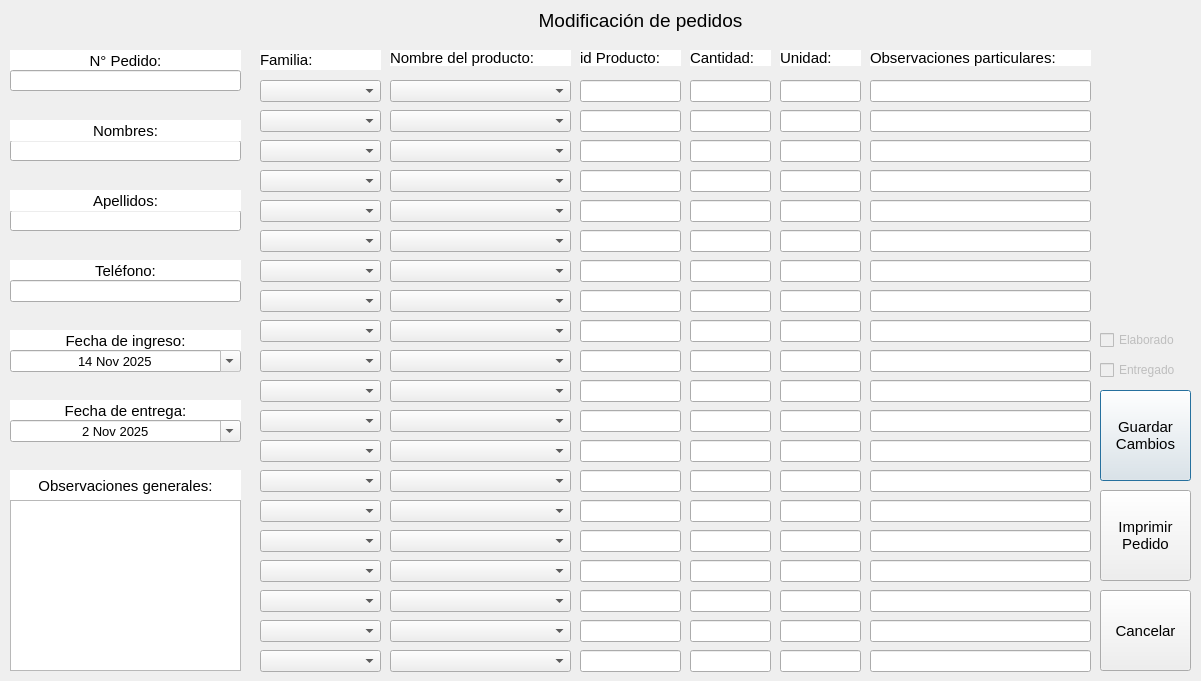
<?xml version="1.0" encoding="UTF-8"?>
<ui version="4.0">
 <class>Dialog</class>
 <widget class="QDialog" name="Dialog">
  <property name="geometry">
   <rect>
    <x>0</x>
    <y>0</y>
    <width>1201</width>
    <height>681</height>
   </rect>
  </property>
  <property name="windowTitle">
   <string>Carnicería - Modificación de pedidos</string>
  </property>
  <widget class="QLabel" name="label_6">
   <property name="geometry">
    <rect>
     <x>10</x>
     <y>330</y>
     <width>231</width>
     <height>22</height>
    </rect>
   </property>
   <property name="font">
    <font>
     <pointsize>11</pointsize>
    </font>
   </property>
   <property name="styleSheet">
    <string notr="true">background-color: #ffffff;</string>
   </property>
   <property name="text">
    <string>Fecha de ingreso:</string>
   </property>
   <property name="alignment">
    <set>Qt::AlignCenter</set>
   </property>
  </widget>
  <widget class="QLabel" name="label_2">
   <property name="geometry">
    <rect>
     <x>10</x>
     <y>50</y>
     <width>231</width>
     <height>21</height>
    </rect>
   </property>
   <property name="font">
    <font>
     <pointsize>11</pointsize>
    </font>
   </property>
   <property name="styleSheet">
    <string notr="true">background-color: #ffffff;</string>
   </property>
   <property name="text">
    <string>N° Pedido:</string>
   </property>
   <property name="alignment">
    <set>Qt::AlignCenter</set>
   </property>
  </widget>
  <widget class="QLabel" name="label_7">
   <property name="geometry">
    <rect>
     <x>10</x>
     <y>400</y>
     <width>231</width>
     <height>22</height>
    </rect>
   </property>
   <property name="font">
    <font>
     <pointsize>11</pointsize>
    </font>
   </property>
   <property name="styleSheet">
    <string notr="true">background-color: #ffffff;</string>
   </property>
   <property name="text">
    <string>Fecha de entrega:</string>
   </property>
   <property name="alignment">
    <set>Qt::AlignCenter</set>
   </property>
  </widget>
  <widget class="QLineEdit" name="txtNumPedido">
   <property name="geometry">
    <rect>
     <x>10</x>
     <y>70</y>
     <width>231</width>
     <height>21</height>
    </rect>
   </property>
   <property name="font">
    <font>
     <pointsize>10</pointsize>
    </font>
   </property>
   <property name="readOnly">
    <bool>true</bool>
   </property>
  </widget>
  <widget class="QLineEdit" name="txtNombreCliente">
   <property name="geometry">
    <rect>
     <x>10</x>
     <y>140</y>
     <width>231</width>
     <height>21</height>
    </rect>
   </property>
   <property name="font">
    <font>
     <pointsize>10</pointsize>
    </font>
   </property>
  </widget>
  <widget class="QLineEdit" name="txtApellidoCliente">
   <property name="geometry">
    <rect>
     <x>10</x>
     <y>210</y>
     <width>231</width>
     <height>21</height>
    </rect>
   </property>
   <property name="font">
    <font>
     <pointsize>10</pointsize>
    </font>
   </property>
  </widget>
  <widget class="QLabel" name="label_3">
   <property name="geometry">
    <rect>
     <x>10</x>
     <y>120</y>
     <width>231</width>
     <height>21</height>
    </rect>
   </property>
   <property name="font">
    <font>
     <pointsize>11</pointsize>
    </font>
   </property>
   <property name="styleSheet">
    <string notr="true">background-color: #ffffff;</string>
   </property>
   <property name="text">
    <string>Nombres:</string>
   </property>
   <property name="alignment">
    <set>Qt::AlignCenter</set>
   </property>
  </widget>
  <widget class="QLabel" name="label_5">
   <property name="geometry">
    <rect>
     <x>10</x>
     <y>260</y>
     <width>231</width>
     <height>21</height>
    </rect>
   </property>
   <property name="font">
    <font>
     <pointsize>11</pointsize>
    </font>
   </property>
   <property name="styleSheet">
    <string notr="true">background-color: #ffffff;</string>
   </property>
   <property name="text">
    <string>Teléfono:</string>
   </property>
   <property name="alignment">
    <set>Qt::AlignCenter</set>
   </property>
  </widget>
  <widget class="QLineEdit" name="txtTelefonoCliente">
   <property name="geometry">
    <rect>
     <x>10</x>
     <y>280</y>
     <width>231</width>
     <height>22</height>
    </rect>
   </property>
   <property name="font">
    <font>
     <pointsize>10</pointsize>
    </font>
   </property>
  </widget>
  <widget class="QLabel" name="label_4">
   <property name="geometry">
    <rect>
     <x>10</x>
     <y>190</y>
     <width>231</width>
     <height>21</height>
    </rect>
   </property>
   <property name="font">
    <font>
     <pointsize>11</pointsize>
    </font>
   </property>
   <property name="styleSheet">
    <string notr="true">background-color: #ffffff;</string>
   </property>
   <property name="text">
    <string>Apellidos:</string>
   </property>
   <property name="alignment">
    <set>Qt::AlignCenter</set>
   </property>
  </widget>
  <widget class="QLabel" name="label">
   <property name="geometry">
    <rect>
     <x>10</x>
     <y>0</y>
     <width>1261</width>
     <height>41</height>
    </rect>
   </property>
   <property name="font">
    <font>
     <pointsize>14</pointsize>
    </font>
   </property>
   <property name="cursor">
    <cursorShape>ArrowCursor</cursorShape>
   </property>
   <property name="text">
    <string>Modificación de pedidos</string>
   </property>
   <property name="alignment">
    <set>Qt::AlignCenter</set>
   </property>
  </widget>
  <widget class="QDateEdit" name="fechaIngresoPedido">
   <property name="geometry">
    <rect>
     <x>10</x>
     <y>350</y>
     <width>231</width>
     <height>22</height>
    </rect>
   </property>
   <property name="font">
    <font>
     <pointsize>10</pointsize>
    </font>
   </property>
   <property name="wrapping">
    <bool>false</bool>
   </property>
   <property name="frame">
    <bool>true</bool>
   </property>
   <property name="alignment">
    <set>Qt::AlignCenter</set>
   </property>
   <property name="readOnly">
    <bool>true</bool>
   </property>
   <property name="calendarPopup">
    <bool>true</bool>
   </property>
   <property name="date">
    <date>
     <year>2025</year>
     <month>11</month>
     <day>14</day>
    </date>
   </property>
  </widget>
  <widget class="QDateEdit" name="fechaEntregaPedido">
   <property name="geometry">
    <rect>
     <x>10</x>
     <y>420</y>
     <width>231</width>
     <height>22</height>
    </rect>
   </property>
   <property name="font">
    <font>
     <pointsize>10</pointsize>
    </font>
   </property>
   <property name="alignment">
    <set>Qt::AlignCenter</set>
   </property>
   <property name="minimumDateTime">
    <datetime>
     <hour>0</hour>
     <minute>0</minute>
     <second>0</second>
     <year>2025</year>
     <month>11</month>
     <day>2</day>
    </datetime>
   </property>
   <property name="calendarPopup">
    <bool>true</bool>
   </property>
  </widget>
  <widget class="QPushButton" name="btnGuardarCambios">
   <property name="geometry">
    <rect>
     <x>1100</x>
     <y>390</y>
     <width>91</width>
     <height>91</height>
    </rect>
   </property>
   <property name="font">
    <font>
     <pointsize>11</pointsize>
    </font>
   </property>
   <property name="cursor">
    <cursorShape>PointingHandCursor</cursorShape>
   </property>
   <property name="text">
    <string>Guardar
Cambios</string>
   </property>
  </widget>
  <widget class="QPushButton" name="btnCancelar">
   <property name="geometry">
    <rect>
     <x>1100</x>
     <y>590</y>
     <width>91</width>
     <height>81</height>
    </rect>
   </property>
   <property name="font">
    <font>
     <pointsize>11</pointsize>
    </font>
   </property>
   <property name="cursor">
    <cursorShape>PointingHandCursor</cursorShape>
   </property>
   <property name="text">
    <string>Cancelar</string>
   </property>
  </widget>
  <widget class="QLabel" name="label_8">
   <property name="geometry">
    <rect>
     <x>10</x>
     <y>470</y>
     <width>231</width>
     <height>31</height>
    </rect>
   </property>
   <property name="font">
    <font>
     <pointsize>11</pointsize>
    </font>
   </property>
   <property name="styleSheet">
    <string notr="true">background-color: #ffffff;</string>
   </property>
   <property name="text">
    <string>Observaciones generales:</string>
   </property>
   <property name="alignment">
    <set>Qt::AlignCenter</set>
   </property>
  </widget>
  <widget class="QPlainTextEdit" name="txtObservaciones">
   <property name="geometry">
    <rect>
     <x>10</x>
     <y>500</y>
     <width>231</width>
     <height>171</height>
    </rect>
   </property>
   <property name="font">
    <font>
     <pointsize>10</pointsize>
    </font>
   </property>
  </widget>
  <widget class="QLineEdit" name="idProducto4">
   <property name="geometry">
    <rect>
     <x>580</x>
     <y>170</y>
     <width>101</width>
     <height>22</height>
    </rect>
   </property>
   <property name="text">
    <string/>
   </property>
   <property name="readOnly">
    <bool>true</bool>
   </property>
  </widget>
  <widget class="QLineEdit" name="unidad17">
   <property name="geometry">
    <rect>
     <x>780</x>
     <y>560</y>
     <width>81</width>
     <height>22</height>
    </rect>
   </property>
   <property name="text">
    <string/>
   </property>
   <property name="readOnly">
    <bool>true</bool>
   </property>
  </widget>
  <widget class="QLineEdit" name="idProducto1">
   <property name="geometry">
    <rect>
     <x>580</x>
     <y>80</y>
     <width>101</width>
     <height>22</height>
    </rect>
   </property>
   <property name="text">
    <string/>
   </property>
   <property name="readOnly">
    <bool>true</bool>
   </property>
  </widget>
  <widget class="QComboBox" name="boxFamilia9">
   <property name="geometry">
    <rect>
     <x>260</x>
     <y>320</y>
     <width>121</width>
     <height>22</height>
    </rect>
   </property>
  </widget>
  <widget class="QLineEdit" name="observaciones15">
   <property name="geometry">
    <rect>
     <x>870</x>
     <y>500</y>
     <width>221</width>
     <height>22</height>
    </rect>
   </property>
   <property name="text">
    <string/>
   </property>
  </widget>
  <widget class="QLineEdit" name="cantidad1">
   <property name="geometry">
    <rect>
     <x>690</x>
     <y>80</y>
     <width>81</width>
     <height>22</height>
    </rect>
   </property>
   <property name="text">
    <string/>
   </property>
  </widget>
  <widget class="QLineEdit" name="observaciones9">
   <property name="geometry">
    <rect>
     <x>870</x>
     <y>320</y>
     <width>221</width>
     <height>22</height>
    </rect>
   </property>
   <property name="text">
    <string/>
   </property>
  </widget>
  <widget class="QLineEdit" name="cantidad5">
   <property name="geometry">
    <rect>
     <x>690</x>
     <y>200</y>
     <width>81</width>
     <height>22</height>
    </rect>
   </property>
   <property name="text">
    <string/>
   </property>
  </widget>
  <widget class="QComboBox" name="producto12">
   <property name="geometry">
    <rect>
     <x>390</x>
     <y>410</y>
     <width>181</width>
     <height>22</height>
    </rect>
   </property>
  </widget>
  <widget class="QLineEdit" name="unidad15">
   <property name="geometry">
    <rect>
     <x>780</x>
     <y>500</y>
     <width>81</width>
     <height>22</height>
    </rect>
   </property>
   <property name="text">
    <string/>
   </property>
   <property name="readOnly">
    <bool>true</bool>
   </property>
  </widget>
  <widget class="QLineEdit" name="observaciones6">
   <property name="geometry">
    <rect>
     <x>870</x>
     <y>230</y>
     <width>221</width>
     <height>22</height>
    </rect>
   </property>
   <property name="text">
    <string/>
   </property>
  </widget>
  <widget class="QLineEdit" name="cantidad6">
   <property name="geometry">
    <rect>
     <x>690</x>
     <y>230</y>
     <width>81</width>
     <height>22</height>
    </rect>
   </property>
   <property name="text">
    <string/>
   </property>
  </widget>
  <widget class="QComboBox" name="producto14">
   <property name="geometry">
    <rect>
     <x>390</x>
     <y>470</y>
     <width>181</width>
     <height>22</height>
    </rect>
   </property>
  </widget>
  <widget class="QLineEdit" name="unidad13">
   <property name="geometry">
    <rect>
     <x>780</x>
     <y>440</y>
     <width>81</width>
     <height>22</height>
    </rect>
   </property>
   <property name="text">
    <string/>
   </property>
   <property name="readOnly">
    <bool>true</bool>
   </property>
  </widget>
  <widget class="QLineEdit" name="observaciones18">
   <property name="geometry">
    <rect>
     <x>870</x>
     <y>590</y>
     <width>221</width>
     <height>22</height>
    </rect>
   </property>
   <property name="text">
    <string/>
   </property>
  </widget>
  <widget class="QComboBox" name="boxFamilia8">
   <property name="geometry">
    <rect>
     <x>260</x>
     <y>290</y>
     <width>121</width>
     <height>22</height>
    </rect>
   </property>
  </widget>
  <widget class="QComboBox" name="producto20">
   <property name="geometry">
    <rect>
     <x>390</x>
     <y>650</y>
     <width>181</width>
     <height>22</height>
    </rect>
   </property>
  </widget>
  <widget class="QComboBox" name="boxFamilia19">
   <property name="geometry">
    <rect>
     <x>260</x>
     <y>620</y>
     <width>121</width>
     <height>22</height>
    </rect>
   </property>
  </widget>
  <widget class="QComboBox" name="boxFamilia4">
   <property name="geometry">
    <rect>
     <x>260</x>
     <y>170</y>
     <width>121</width>
     <height>22</height>
    </rect>
   </property>
  </widget>
  <widget class="QLineEdit" name="unidad20">
   <property name="geometry">
    <rect>
     <x>780</x>
     <y>650</y>
     <width>81</width>
     <height>22</height>
    </rect>
   </property>
   <property name="text">
    <string/>
   </property>
   <property name="readOnly">
    <bool>true</bool>
   </property>
  </widget>
  <widget class="QComboBox" name="producto8">
   <property name="geometry">
    <rect>
     <x>390</x>
     <y>290</y>
     <width>181</width>
     <height>22</height>
    </rect>
   </property>
  </widget>
  <widget class="QLineEdit" name="idProducto19">
   <property name="geometry">
    <rect>
     <x>580</x>
     <y>620</y>
     <width>101</width>
     <height>22</height>
    </rect>
   </property>
   <property name="text">
    <string/>
   </property>
   <property name="readOnly">
    <bool>true</bool>
   </property>
  </widget>
  <widget class="QLineEdit" name="unidad8">
   <property name="geometry">
    <rect>
     <x>780</x>
     <y>290</y>
     <width>81</width>
     <height>22</height>
    </rect>
   </property>
   <property name="text">
    <string/>
   </property>
   <property name="readOnly">
    <bool>true</bool>
   </property>
  </widget>
  <widget class="QLineEdit" name="cantidad19">
   <property name="geometry">
    <rect>
     <x>690</x>
     <y>620</y>
     <width>81</width>
     <height>22</height>
    </rect>
   </property>
   <property name="text">
    <string/>
   </property>
  </widget>
  <widget class="QLineEdit" name="unidad1">
   <property name="geometry">
    <rect>
     <x>780</x>
     <y>80</y>
     <width>81</width>
     <height>22</height>
    </rect>
   </property>
   <property name="text">
    <string/>
   </property>
   <property name="readOnly">
    <bool>true</bool>
   </property>
  </widget>
  <widget class="QLineEdit" name="idProducto5">
   <property name="geometry">
    <rect>
     <x>580</x>
     <y>200</y>
     <width>101</width>
     <height>22</height>
    </rect>
   </property>
   <property name="text">
    <string/>
   </property>
   <property name="readOnly">
    <bool>true</bool>
   </property>
  </widget>
  <widget class="QComboBox" name="boxFamilia14">
   <property name="geometry">
    <rect>
     <x>260</x>
     <y>470</y>
     <width>121</width>
     <height>22</height>
    </rect>
   </property>
  </widget>
  <widget class="QComboBox" name="producto11">
   <property name="geometry">
    <rect>
     <x>390</x>
     <y>380</y>
     <width>181</width>
     <height>22</height>
    </rect>
   </property>
  </widget>
  <widget class="QComboBox" name="boxFamilia13">
   <property name="geometry">
    <rect>
     <x>260</x>
     <y>440</y>
     <width>121</width>
     <height>22</height>
    </rect>
   </property>
  </widget>
  <widget class="QLineEdit" name="observaciones19">
   <property name="geometry">
    <rect>
     <x>870</x>
     <y>620</y>
     <width>221</width>
     <height>22</height>
    </rect>
   </property>
   <property name="text">
    <string/>
   </property>
  </widget>
  <widget class="QComboBox" name="producto15">
   <property name="geometry">
    <rect>
     <x>390</x>
     <y>500</y>
     <width>181</width>
     <height>22</height>
    </rect>
   </property>
  </widget>
  <widget class="QLineEdit" name="cantidad13">
   <property name="geometry">
    <rect>
     <x>690</x>
     <y>440</y>
     <width>81</width>
     <height>22</height>
    </rect>
   </property>
   <property name="text">
    <string/>
   </property>
  </widget>
  <widget class="QLineEdit" name="cantidad7">
   <property name="geometry">
    <rect>
     <x>690</x>
     <y>260</y>
     <width>81</width>
     <height>22</height>
    </rect>
   </property>
   <property name="text">
    <string/>
   </property>
  </widget>
  <widget class="QLineEdit" name="cantidad20">
   <property name="geometry">
    <rect>
     <x>690</x>
     <y>650</y>
     <width>81</width>
     <height>22</height>
    </rect>
   </property>
   <property name="text">
    <string/>
   </property>
  </widget>
  <widget class="QComboBox" name="boxFamilia2">
   <property name="geometry">
    <rect>
     <x>260</x>
     <y>110</y>
     <width>121</width>
     <height>22</height>
    </rect>
   </property>
  </widget>
  <widget class="QLineEdit" name="unidad3">
   <property name="geometry">
    <rect>
     <x>780</x>
     <y>140</y>
     <width>81</width>
     <height>22</height>
    </rect>
   </property>
   <property name="text">
    <string/>
   </property>
   <property name="readOnly">
    <bool>true</bool>
   </property>
  </widget>
  <widget class="QComboBox" name="producto4">
   <property name="geometry">
    <rect>
     <x>390</x>
     <y>170</y>
     <width>181</width>
     <height>22</height>
    </rect>
   </property>
  </widget>
  <widget class="QLineEdit" name="idProducto16">
   <property name="geometry">
    <rect>
     <x>580</x>
     <y>530</y>
     <width>101</width>
     <height>22</height>
    </rect>
   </property>
   <property name="text">
    <string/>
   </property>
   <property name="readOnly">
    <bool>true</bool>
   </property>
  </widget>
  <widget class="QComboBox" name="producto2">
   <property name="geometry">
    <rect>
     <x>390</x>
     <y>110</y>
     <width>181</width>
     <height>22</height>
    </rect>
   </property>
  </widget>
  <widget class="QComboBox" name="producto7">
   <property name="geometry">
    <rect>
     <x>390</x>
     <y>260</y>
     <width>181</width>
     <height>22</height>
    </rect>
   </property>
  </widget>
  <widget class="QComboBox" name="producto17">
   <property name="geometry">
    <rect>
     <x>390</x>
     <y>560</y>
     <width>181</width>
     <height>22</height>
    </rect>
   </property>
  </widget>
  <widget class="QLineEdit" name="cantidad18">
   <property name="geometry">
    <rect>
     <x>690</x>
     <y>590</y>
     <width>81</width>
     <height>22</height>
    </rect>
   </property>
   <property name="text">
    <string/>
   </property>
  </widget>
  <widget class="QLabel" name="label_15">
   <property name="geometry">
    <rect>
     <x>870</x>
     <y>50</y>
     <width>221</width>
     <height>16</height>
    </rect>
   </property>
   <property name="font">
    <font>
     <pointsize>11</pointsize>
    </font>
   </property>
   <property name="styleSheet">
    <string notr="true">background-color: #ffffff;</string>
   </property>
   <property name="text">
    <string>Observaciones particulares:</string>
   </property>
  </widget>
  <widget class="QLabel" name="label_13">
   <property name="geometry">
    <rect>
     <x>580</x>
     <y>50</y>
     <width>101</width>
     <height>16</height>
    </rect>
   </property>
   <property name="font">
    <font>
     <pointsize>11</pointsize>
    </font>
   </property>
   <property name="styleSheet">
    <string notr="true">background-color: #ffffff;</string>
   </property>
   <property name="text">
    <string>id Producto:</string>
   </property>
  </widget>
  <widget class="QComboBox" name="boxFamilia3">
   <property name="geometry">
    <rect>
     <x>260</x>
     <y>140</y>
     <width>121</width>
     <height>22</height>
    </rect>
   </property>
  </widget>
  <widget class="QLineEdit" name="cantidad8">
   <property name="geometry">
    <rect>
     <x>690</x>
     <y>290</y>
     <width>81</width>
     <height>22</height>
    </rect>
   </property>
   <property name="text">
    <string/>
   </property>
  </widget>
  <widget class="QLineEdit" name="observaciones17">
   <property name="geometry">
    <rect>
     <x>870</x>
     <y>560</y>
     <width>221</width>
     <height>22</height>
    </rect>
   </property>
   <property name="text">
    <string/>
   </property>
  </widget>
  <widget class="QLineEdit" name="idProducto3">
   <property name="geometry">
    <rect>
     <x>580</x>
     <y>140</y>
     <width>101</width>
     <height>22</height>
    </rect>
   </property>
   <property name="text">
    <string/>
   </property>
   <property name="readOnly">
    <bool>true</bool>
   </property>
  </widget>
  <widget class="QLineEdit" name="observaciones3">
   <property name="geometry">
    <rect>
     <x>870</x>
     <y>140</y>
     <width>221</width>
     <height>22</height>
    </rect>
   </property>
   <property name="text">
    <string/>
   </property>
  </widget>
  <widget class="QLineEdit" name="unidad14">
   <property name="geometry">
    <rect>
     <x>780</x>
     <y>470</y>
     <width>81</width>
     <height>22</height>
    </rect>
   </property>
   <property name="text">
    <string/>
   </property>
   <property name="readOnly">
    <bool>true</bool>
   </property>
  </widget>
  <widget class="QLineEdit" name="cantidad9">
   <property name="geometry">
    <rect>
     <x>690</x>
     <y>320</y>
     <width>81</width>
     <height>22</height>
    </rect>
   </property>
   <property name="text">
    <string/>
   </property>
  </widget>
  <widget class="QLineEdit" name="unidad7">
   <property name="geometry">
    <rect>
     <x>780</x>
     <y>260</y>
     <width>81</width>
     <height>22</height>
    </rect>
   </property>
   <property name="text">
    <string/>
   </property>
   <property name="readOnly">
    <bool>true</bool>
   </property>
  </widget>
  <widget class="QComboBox" name="producto16">
   <property name="geometry">
    <rect>
     <x>390</x>
     <y>530</y>
     <width>181</width>
     <height>22</height>
    </rect>
   </property>
  </widget>
  <widget class="QLineEdit" name="unidad10">
   <property name="geometry">
    <rect>
     <x>780</x>
     <y>350</y>
     <width>81</width>
     <height>22</height>
    </rect>
   </property>
   <property name="text">
    <string/>
   </property>
   <property name="readOnly">
    <bool>true</bool>
   </property>
  </widget>
  <widget class="QComboBox" name="boxFamilia12">
   <property name="geometry">
    <rect>
     <x>260</x>
     <y>410</y>
     <width>121</width>
     <height>22</height>
    </rect>
   </property>
  </widget>
  <widget class="QLineEdit" name="idProducto2">
   <property name="geometry">
    <rect>
     <x>580</x>
     <y>110</y>
     <width>101</width>
     <height>22</height>
    </rect>
   </property>
   <property name="text">
    <string/>
   </property>
   <property name="readOnly">
    <bool>true</bool>
   </property>
  </widget>
  <widget class="QLineEdit" name="idProducto14">
   <property name="geometry">
    <rect>
     <x>580</x>
     <y>470</y>
     <width>101</width>
     <height>22</height>
    </rect>
   </property>
   <property name="text">
    <string/>
   </property>
   <property name="readOnly">
    <bool>true</bool>
   </property>
  </widget>
  <widget class="QLineEdit" name="observaciones2">
   <property name="geometry">
    <rect>
     <x>870</x>
     <y>110</y>
     <width>221</width>
     <height>22</height>
    </rect>
   </property>
   <property name="text">
    <string/>
   </property>
  </widget>
  <widget class="QLineEdit" name="observaciones8">
   <property name="geometry">
    <rect>
     <x>870</x>
     <y>290</y>
     <width>221</width>
     <height>22</height>
    </rect>
   </property>
   <property name="text">
    <string/>
   </property>
  </widget>
  <widget class="QLineEdit" name="observaciones13">
   <property name="geometry">
    <rect>
     <x>870</x>
     <y>440</y>
     <width>221</width>
     <height>22</height>
    </rect>
   </property>
   <property name="text">
    <string/>
   </property>
  </widget>
  <widget class="QLineEdit" name="cantidad15">
   <property name="geometry">
    <rect>
     <x>690</x>
     <y>500</y>
     <width>81</width>
     <height>22</height>
    </rect>
   </property>
   <property name="text">
    <string/>
   </property>
  </widget>
  <widget class="QLineEdit" name="observaciones1">
   <property name="geometry">
    <rect>
     <x>870</x>
     <y>80</y>
     <width>221</width>
     <height>22</height>
    </rect>
   </property>
   <property name="text">
    <string/>
   </property>
  </widget>
  <widget class="QLineEdit" name="observaciones7">
   <property name="geometry">
    <rect>
     <x>870</x>
     <y>260</y>
     <width>221</width>
     <height>22</height>
    </rect>
   </property>
   <property name="text">
    <string/>
   </property>
  </widget>
  <widget class="QLabel" name="label_12">
   <property name="geometry">
    <rect>
     <x>690</x>
     <y>50</y>
     <width>81</width>
     <height>16</height>
    </rect>
   </property>
   <property name="font">
    <font>
     <pointsize>11</pointsize>
    </font>
   </property>
   <property name="styleSheet">
    <string notr="true">background-color: #ffffff;</string>
   </property>
   <property name="text">
    <string>Cantidad:</string>
   </property>
  </widget>
  <widget class="QLineEdit" name="cantidad10">
   <property name="geometry">
    <rect>
     <x>690</x>
     <y>350</y>
     <width>81</width>
     <height>22</height>
    </rect>
   </property>
   <property name="text">
    <string/>
   </property>
  </widget>
  <widget class="QLineEdit" name="idProducto8">
   <property name="geometry">
    <rect>
     <x>580</x>
     <y>290</y>
     <width>101</width>
     <height>22</height>
    </rect>
   </property>
   <property name="text">
    <string/>
   </property>
   <property name="readOnly">
    <bool>true</bool>
   </property>
  </widget>
  <widget class="QComboBox" name="boxFamilia11">
   <property name="geometry">
    <rect>
     <x>260</x>
     <y>380</y>
     <width>121</width>
     <height>22</height>
    </rect>
   </property>
  </widget>
  <widget class="QLineEdit" name="idProducto12">
   <property name="geometry">
    <rect>
     <x>580</x>
     <y>410</y>
     <width>101</width>
     <height>22</height>
    </rect>
   </property>
   <property name="text">
    <string/>
   </property>
   <property name="readOnly">
    <bool>true</bool>
   </property>
  </widget>
  <widget class="QLineEdit" name="cantidad16">
   <property name="geometry">
    <rect>
     <x>690</x>
     <y>530</y>
     <width>81</width>
     <height>22</height>
    </rect>
   </property>
   <property name="text">
    <string/>
   </property>
  </widget>
  <widget class="QLineEdit" name="cantidad3">
   <property name="geometry">
    <rect>
     <x>690</x>
     <y>140</y>
     <width>81</width>
     <height>22</height>
    </rect>
   </property>
   <property name="text">
    <string/>
   </property>
  </widget>
  <widget class="QLineEdit" name="cantidad12">
   <property name="geometry">
    <rect>
     <x>690</x>
     <y>410</y>
     <width>81</width>
     <height>22</height>
    </rect>
   </property>
   <property name="text">
    <string/>
   </property>
  </widget>
  <widget class="QLineEdit" name="unidad4">
   <property name="geometry">
    <rect>
     <x>780</x>
     <y>170</y>
     <width>81</width>
     <height>22</height>
    </rect>
   </property>
   <property name="text">
    <string/>
   </property>
   <property name="readOnly">
    <bool>true</bool>
   </property>
  </widget>
  <widget class="QLineEdit" name="observaciones4">
   <property name="geometry">
    <rect>
     <x>870</x>
     <y>170</y>
     <width>221</width>
     <height>22</height>
    </rect>
   </property>
   <property name="text">
    <string/>
   </property>
  </widget>
  <widget class="QLabel" name="label_11">
   <property name="geometry">
    <rect>
     <x>390</x>
     <y>50</y>
     <width>181</width>
     <height>16</height>
    </rect>
   </property>
   <property name="font">
    <font>
     <pointsize>11</pointsize>
    </font>
   </property>
   <property name="styleSheet">
    <string notr="true">background-color: #ffffff;</string>
   </property>
   <property name="text">
    <string>Nombre del producto:</string>
   </property>
  </widget>
  <widget class="QComboBox" name="boxFamilia1">
   <property name="geometry">
    <rect>
     <x>260</x>
     <y>80</y>
     <width>121</width>
     <height>22</height>
    </rect>
   </property>
  </widget>
  <widget class="QComboBox" name="producto19">
   <property name="geometry">
    <rect>
     <x>390</x>
     <y>620</y>
     <width>181</width>
     <height>22</height>
    </rect>
   </property>
  </widget>
  <widget class="QLineEdit" name="idProducto17">
   <property name="geometry">
    <rect>
     <x>580</x>
     <y>560</y>
     <width>101</width>
     <height>22</height>
    </rect>
   </property>
   <property name="text">
    <string/>
   </property>
   <property name="readOnly">
    <bool>true</bool>
   </property>
  </widget>
  <widget class="QComboBox" name="boxFamilia17">
   <property name="geometry">
    <rect>
     <x>260</x>
     <y>560</y>
     <width>121</width>
     <height>22</height>
    </rect>
   </property>
  </widget>
  <widget class="QLineEdit" name="cantidad2">
   <property name="geometry">
    <rect>
     <x>690</x>
     <y>110</y>
     <width>81</width>
     <height>22</height>
    </rect>
   </property>
   <property name="text">
    <string/>
   </property>
  </widget>
  <widget class="QLineEdit" name="cantidad17">
   <property name="geometry">
    <rect>
     <x>690</x>
     <y>560</y>
     <width>81</width>
     <height>22</height>
    </rect>
   </property>
   <property name="text">
    <string/>
   </property>
  </widget>
  <widget class="QLineEdit" name="cantidad11">
   <property name="geometry">
    <rect>
     <x>690</x>
     <y>380</y>
     <width>81</width>
     <height>22</height>
    </rect>
   </property>
   <property name="text">
    <string/>
   </property>
  </widget>
  <widget class="QLineEdit" name="unidad9">
   <property name="geometry">
    <rect>
     <x>780</x>
     <y>320</y>
     <width>81</width>
     <height>22</height>
    </rect>
   </property>
   <property name="text">
    <string/>
   </property>
   <property name="readOnly">
    <bool>true</bool>
   </property>
  </widget>
  <widget class="QLineEdit" name="idProducto18">
   <property name="geometry">
    <rect>
     <x>580</x>
     <y>590</y>
     <width>101</width>
     <height>22</height>
    </rect>
   </property>
   <property name="text">
    <string/>
   </property>
   <property name="readOnly">
    <bool>true</bool>
   </property>
  </widget>
  <widget class="QLabel" name="label_14">
   <property name="geometry">
    <rect>
     <x>780</x>
     <y>50</y>
     <width>81</width>
     <height>16</height>
    </rect>
   </property>
   <property name="font">
    <font>
     <pointsize>11</pointsize>
    </font>
   </property>
   <property name="styleSheet">
    <string notr="true">background-color: #ffffff;</string>
   </property>
   <property name="text">
    <string>Unidad:</string>
   </property>
  </widget>
  <widget class="QLineEdit" name="unidad11">
   <property name="geometry">
    <rect>
     <x>780</x>
     <y>380</y>
     <width>81</width>
     <height>22</height>
    </rect>
   </property>
   <property name="text">
    <string/>
   </property>
   <property name="readOnly">
    <bool>true</bool>
   </property>
  </widget>
  <widget class="QLineEdit" name="unidad19">
   <property name="geometry">
    <rect>
     <x>780</x>
     <y>620</y>
     <width>81</width>
     <height>22</height>
    </rect>
   </property>
   <property name="text">
    <string/>
   </property>
   <property name="readOnly">
    <bool>true</bool>
   </property>
  </widget>
  <widget class="QComboBox" name="producto13">
   <property name="geometry">
    <rect>
     <x>390</x>
     <y>440</y>
     <width>181</width>
     <height>22</height>
    </rect>
   </property>
  </widget>
  <widget class="QLineEdit" name="idProducto11">
   <property name="geometry">
    <rect>
     <x>580</x>
     <y>380</y>
     <width>101</width>
     <height>22</height>
    </rect>
   </property>
   <property name="text">
    <string/>
   </property>
   <property name="readOnly">
    <bool>true</bool>
   </property>
  </widget>
  <widget class="QComboBox" name="boxFamilia5">
   <property name="geometry">
    <rect>
     <x>260</x>
     <y>200</y>
     <width>121</width>
     <height>22</height>
    </rect>
   </property>
  </widget>
  <widget class="QComboBox" name="boxFamilia15">
   <property name="geometry">
    <rect>
     <x>260</x>
     <y>500</y>
     <width>121</width>
     <height>22</height>
    </rect>
   </property>
  </widget>
  <widget class="QLineEdit" name="cantidad4">
   <property name="geometry">
    <rect>
     <x>690</x>
     <y>170</y>
     <width>81</width>
     <height>22</height>
    </rect>
   </property>
   <property name="text">
    <string/>
   </property>
  </widget>
  <widget class="QLineEdit" name="observaciones12">
   <property name="geometry">
    <rect>
     <x>870</x>
     <y>410</y>
     <width>221</width>
     <height>22</height>
    </rect>
   </property>
   <property name="text">
    <string/>
   </property>
  </widget>
  <widget class="QLineEdit" name="observaciones11">
   <property name="geometry">
    <rect>
     <x>870</x>
     <y>380</y>
     <width>221</width>
     <height>22</height>
    </rect>
   </property>
   <property name="text">
    <string/>
   </property>
  </widget>
  <widget class="QLineEdit" name="observaciones16">
   <property name="geometry">
    <rect>
     <x>870</x>
     <y>530</y>
     <width>221</width>
     <height>22</height>
    </rect>
   </property>
   <property name="text">
    <string/>
   </property>
  </widget>
  <widget class="QComboBox" name="producto5">
   <property name="geometry">
    <rect>
     <x>390</x>
     <y>200</y>
     <width>181</width>
     <height>22</height>
    </rect>
   </property>
  </widget>
  <widget class="QComboBox" name="producto9">
   <property name="geometry">
    <rect>
     <x>390</x>
     <y>320</y>
     <width>181</width>
     <height>22</height>
    </rect>
   </property>
  </widget>
  <widget class="QLineEdit" name="cantidad14">
   <property name="geometry">
    <rect>
     <x>690</x>
     <y>470</y>
     <width>81</width>
     <height>22</height>
    </rect>
   </property>
   <property name="text">
    <string/>
   </property>
  </widget>
  <widget class="QComboBox" name="producto3">
   <property name="geometry">
    <rect>
     <x>390</x>
     <y>140</y>
     <width>181</width>
     <height>22</height>
    </rect>
   </property>
  </widget>
  <widget class="QComboBox" name="boxFamilia7">
   <property name="geometry">
    <rect>
     <x>260</x>
     <y>260</y>
     <width>121</width>
     <height>22</height>
    </rect>
   </property>
  </widget>
  <widget class="QLineEdit" name="idProducto20">
   <property name="geometry">
    <rect>
     <x>580</x>
     <y>650</y>
     <width>101</width>
     <height>22</height>
    </rect>
   </property>
   <property name="text">
    <string/>
   </property>
   <property name="readOnly">
    <bool>true</bool>
   </property>
  </widget>
  <widget class="QLineEdit" name="observaciones14">
   <property name="geometry">
    <rect>
     <x>870</x>
     <y>470</y>
     <width>221</width>
     <height>22</height>
    </rect>
   </property>
   <property name="text">
    <string/>
   </property>
  </widget>
  <widget class="QLineEdit" name="unidad2">
   <property name="geometry">
    <rect>
     <x>780</x>
     <y>110</y>
     <width>81</width>
     <height>22</height>
    </rect>
   </property>
   <property name="text">
    <string/>
   </property>
   <property name="readOnly">
    <bool>true</bool>
   </property>
  </widget>
  <widget class="QLineEdit" name="idProducto7">
   <property name="geometry">
    <rect>
     <x>580</x>
     <y>260</y>
     <width>101</width>
     <height>22</height>
    </rect>
   </property>
   <property name="text">
    <string/>
   </property>
   <property name="readOnly">
    <bool>true</bool>
   </property>
  </widget>
  <widget class="QLineEdit" name="unidad5">
   <property name="geometry">
    <rect>
     <x>780</x>
     <y>200</y>
     <width>81</width>
     <height>22</height>
    </rect>
   </property>
   <property name="text">
    <string/>
   </property>
   <property name="readOnly">
    <bool>true</bool>
   </property>
  </widget>
  <widget class="QLineEdit" name="idProducto13">
   <property name="geometry">
    <rect>
     <x>580</x>
     <y>440</y>
     <width>101</width>
     <height>22</height>
    </rect>
   </property>
   <property name="text">
    <string/>
   </property>
   <property name="readOnly">
    <bool>true</bool>
   </property>
  </widget>
  <widget class="QComboBox" name="boxFamilia10">
   <property name="geometry">
    <rect>
     <x>260</x>
     <y>350</y>
     <width>121</width>
     <height>22</height>
    </rect>
   </property>
  </widget>
  <widget class="QLineEdit" name="unidad16">
   <property name="geometry">
    <rect>
     <x>780</x>
     <y>530</y>
     <width>81</width>
     <height>22</height>
    </rect>
   </property>
   <property name="text">
    <string/>
   </property>
   <property name="readOnly">
    <bool>true</bool>
   </property>
  </widget>
  <widget class="QComboBox" name="boxFamilia18">
   <property name="geometry">
    <rect>
     <x>260</x>
     <y>590</y>
     <width>121</width>
     <height>22</height>
    </rect>
   </property>
  </widget>
  <widget class="QLabel" name="label_10">
   <property name="geometry">
    <rect>
     <x>260</x>
     <y>50</y>
     <width>121</width>
     <height>20</height>
    </rect>
   </property>
   <property name="font">
    <font>
     <pointsize>11</pointsize>
    </font>
   </property>
   <property name="styleSheet">
    <string notr="true">background-color: #ffffff;</string>
   </property>
   <property name="text">
    <string>Familia:</string>
   </property>
  </widget>
  <widget class="QComboBox" name="boxFamilia6">
   <property name="geometry">
    <rect>
     <x>260</x>
     <y>230</y>
     <width>121</width>
     <height>22</height>
    </rect>
   </property>
  </widget>
  <widget class="QLineEdit" name="idProducto6">
   <property name="geometry">
    <rect>
     <x>580</x>
     <y>230</y>
     <width>101</width>
     <height>22</height>
    </rect>
   </property>
   <property name="text">
    <string/>
   </property>
   <property name="readOnly">
    <bool>true</bool>
   </property>
  </widget>
  <widget class="QComboBox" name="boxFamilia16">
   <property name="geometry">
    <rect>
     <x>260</x>
     <y>530</y>
     <width>121</width>
     <height>22</height>
    </rect>
   </property>
  </widget>
  <widget class="QLineEdit" name="observaciones20">
   <property name="geometry">
    <rect>
     <x>870</x>
     <y>650</y>
     <width>221</width>
     <height>22</height>
    </rect>
   </property>
   <property name="text">
    <string/>
   </property>
  </widget>
  <widget class="QComboBox" name="producto10">
   <property name="geometry">
    <rect>
     <x>390</x>
     <y>350</y>
     <width>181</width>
     <height>22</height>
    </rect>
   </property>
  </widget>
  <widget class="QLineEdit" name="unidad6">
   <property name="geometry">
    <rect>
     <x>780</x>
     <y>230</y>
     <width>81</width>
     <height>22</height>
    </rect>
   </property>
   <property name="text">
    <string/>
   </property>
   <property name="readOnly">
    <bool>true</bool>
   </property>
  </widget>
  <widget class="QLineEdit" name="unidad18">
   <property name="geometry">
    <rect>
     <x>780</x>
     <y>590</y>
     <width>81</width>
     <height>22</height>
    </rect>
   </property>
   <property name="text">
    <string/>
   </property>
   <property name="readOnly">
    <bool>true</bool>
   </property>
  </widget>
  <widget class="QLineEdit" name="observaciones5">
   <property name="geometry">
    <rect>
     <x>870</x>
     <y>200</y>
     <width>221</width>
     <height>22</height>
    </rect>
   </property>
   <property name="text">
    <string/>
   </property>
  </widget>
  <widget class="QLineEdit" name="idProducto9">
   <property name="geometry">
    <rect>
     <x>580</x>
     <y>320</y>
     <width>101</width>
     <height>22</height>
    </rect>
   </property>
   <property name="text">
    <string/>
   </property>
   <property name="readOnly">
    <bool>true</bool>
   </property>
  </widget>
  <widget class="QLineEdit" name="observaciones10">
   <property name="geometry">
    <rect>
     <x>870</x>
     <y>350</y>
     <width>221</width>
     <height>22</height>
    </rect>
   </property>
   <property name="text">
    <string/>
   </property>
  </widget>
  <widget class="QComboBox" name="producto6">
   <property name="geometry">
    <rect>
     <x>390</x>
     <y>230</y>
     <width>181</width>
     <height>22</height>
    </rect>
   </property>
  </widget>
  <widget class="QComboBox" name="producto1">
   <property name="geometry">
    <rect>
     <x>390</x>
     <y>80</y>
     <width>181</width>
     <height>22</height>
    </rect>
   </property>
  </widget>
  <widget class="QLineEdit" name="idProducto10">
   <property name="geometry">
    <rect>
     <x>580</x>
     <y>350</y>
     <width>101</width>
     <height>22</height>
    </rect>
   </property>
   <property name="text">
    <string/>
   </property>
   <property name="readOnly">
    <bool>true</bool>
   </property>
  </widget>
  <widget class="QLineEdit" name="idProducto15">
   <property name="geometry">
    <rect>
     <x>580</x>
     <y>500</y>
     <width>101</width>
     <height>22</height>
    </rect>
   </property>
   <property name="text">
    <string/>
   </property>
   <property name="readOnly">
    <bool>true</bool>
   </property>
  </widget>
  <widget class="QComboBox" name="boxFamilia20">
   <property name="geometry">
    <rect>
     <x>260</x>
     <y>650</y>
     <width>121</width>
     <height>22</height>
    </rect>
   </property>
  </widget>
  <widget class="QComboBox" name="producto18">
   <property name="geometry">
    <rect>
     <x>390</x>
     <y>590</y>
     <width>181</width>
     <height>22</height>
    </rect>
   </property>
  </widget>
  <widget class="QLineEdit" name="unidad12">
   <property name="geometry">
    <rect>
     <x>780</x>
     <y>410</y>
     <width>81</width>
     <height>22</height>
    </rect>
   </property>
   <property name="text">
    <string/>
   </property>
   <property name="readOnly">
    <bool>true</bool>
   </property>
  </widget>
  <widget class="QCheckBox" name="boxElaborado">
   <property name="enabled">
    <bool>false</bool>
   </property>
   <property name="geometry">
    <rect>
     <x>1100</x>
     <y>330</y>
     <width>81</width>
     <height>20</height>
    </rect>
   </property>
   <property name="text">
    <string>Elaborado</string>
   </property>
  </widget>
  <widget class="QCheckBox" name="boxEntregado">
   <property name="enabled">
    <bool>false</bool>
   </property>
   <property name="geometry">
    <rect>
     <x>1100</x>
     <y>360</y>
     <width>81</width>
     <height>20</height>
    </rect>
   </property>
   <property name="text">
    <string>Entregado</string>
   </property>
  </widget>
  <widget class="QPushButton" name="btnImprimirPedido">
   <property name="geometry">
    <rect>
     <x>1100</x>
     <y>490</y>
     <width>91</width>
     <height>91</height>
    </rect>
   </property>
   <property name="font">
    <font>
     <pointsize>11</pointsize>
    </font>
   </property>
   <property name="cursor">
    <cursorShape>PointingHandCursor</cursorShape>
   </property>
   <property name="text">
    <string>Imprimir
Pedido</string>
   </property>
  </widget>
 </widget>
 <tabstops>
  <tabstop>txtNumPedido</tabstop>
  <tabstop>txtNombreCliente</tabstop>
  <tabstop>txtApellidoCliente</tabstop>
  <tabstop>txtTelefonoCliente</tabstop>
  <tabstop>fechaIngresoPedido</tabstop>
  <tabstop>fechaEntregaPedido</tabstop>
  <tabstop>txtObservaciones</tabstop>
  <tabstop>boxFamilia1</tabstop>
  <tabstop>producto1</tabstop>
  <tabstop>idProducto1</tabstop>
  <tabstop>cantidad1</tabstop>
  <tabstop>unidad1</tabstop>
  <tabstop>observaciones1</tabstop>
  <tabstop>boxFamilia2</tabstop>
  <tabstop>producto2</tabstop>
  <tabstop>idProducto2</tabstop>
  <tabstop>cantidad2</tabstop>
  <tabstop>unidad2</tabstop>
  <tabstop>observaciones2</tabstop>
  <tabstop>boxFamilia3</tabstop>
  <tabstop>producto3</tabstop>
  <tabstop>idProducto3</tabstop>
  <tabstop>cantidad3</tabstop>
  <tabstop>unidad3</tabstop>
  <tabstop>observaciones3</tabstop>
  <tabstop>boxFamilia4</tabstop>
  <tabstop>producto4</tabstop>
  <tabstop>idProducto4</tabstop>
  <tabstop>cantidad4</tabstop>
  <tabstop>unidad4</tabstop>
  <tabstop>observaciones4</tabstop>
  <tabstop>boxFamilia5</tabstop>
  <tabstop>producto5</tabstop>
  <tabstop>idProducto5</tabstop>
  <tabstop>cantidad5</tabstop>
  <tabstop>unidad5</tabstop>
  <tabstop>observaciones5</tabstop>
  <tabstop>boxFamilia6</tabstop>
  <tabstop>producto6</tabstop>
  <tabstop>idProducto6</tabstop>
  <tabstop>cantidad6</tabstop>
  <tabstop>unidad6</tabstop>
  <tabstop>observaciones6</tabstop>
  <tabstop>boxFamilia7</tabstop>
  <tabstop>producto7</tabstop>
  <tabstop>idProducto7</tabstop>
  <tabstop>cantidad7</tabstop>
  <tabstop>unidad7</tabstop>
  <tabstop>observaciones7</tabstop>
  <tabstop>boxFamilia8</tabstop>
  <tabstop>producto8</tabstop>
  <tabstop>idProducto8</tabstop>
  <tabstop>cantidad8</tabstop>
  <tabstop>unidad8</tabstop>
  <tabstop>observaciones8</tabstop>
  <tabstop>boxFamilia9</tabstop>
  <tabstop>producto9</tabstop>
  <tabstop>idProducto9</tabstop>
  <tabstop>cantidad9</tabstop>
  <tabstop>unidad9</tabstop>
  <tabstop>observaciones9</tabstop>
  <tabstop>boxFamilia10</tabstop>
  <tabstop>producto10</tabstop>
  <tabstop>idProducto10</tabstop>
  <tabstop>cantidad10</tabstop>
  <tabstop>unidad10</tabstop>
  <tabstop>observaciones10</tabstop>
  <tabstop>boxFamilia11</tabstop>
  <tabstop>producto11</tabstop>
  <tabstop>idProducto11</tabstop>
  <tabstop>cantidad11</tabstop>
  <tabstop>unidad11</tabstop>
  <tabstop>observaciones11</tabstop>
  <tabstop>boxFamilia12</tabstop>
  <tabstop>producto12</tabstop>
  <tabstop>idProducto12</tabstop>
  <tabstop>cantidad12</tabstop>
  <tabstop>unidad12</tabstop>
  <tabstop>observaciones12</tabstop>
  <tabstop>boxFamilia13</tabstop>
  <tabstop>producto13</tabstop>
  <tabstop>idProducto13</tabstop>
  <tabstop>cantidad13</tabstop>
  <tabstop>unidad13</tabstop>
  <tabstop>observaciones13</tabstop>
  <tabstop>boxFamilia14</tabstop>
  <tabstop>producto14</tabstop>
  <tabstop>idProducto14</tabstop>
  <tabstop>cantidad14</tabstop>
  <tabstop>unidad14</tabstop>
  <tabstop>observaciones14</tabstop>
  <tabstop>boxFamilia15</tabstop>
  <tabstop>producto15</tabstop>
  <tabstop>idProducto15</tabstop>
  <tabstop>cantidad15</tabstop>
  <tabstop>unidad15</tabstop>
  <tabstop>observaciones15</tabstop>
  <tabstop>boxFamilia16</tabstop>
  <tabstop>producto16</tabstop>
  <tabstop>idProducto16</tabstop>
  <tabstop>cantidad16</tabstop>
  <tabstop>unidad16</tabstop>
  <tabstop>observaciones16</tabstop>
  <tabstop>boxFamilia17</tabstop>
  <tabstop>producto17</tabstop>
  <tabstop>idProducto17</tabstop>
  <tabstop>cantidad17</tabstop>
  <tabstop>unidad17</tabstop>
  <tabstop>observaciones17</tabstop>
  <tabstop>boxFamilia18</tabstop>
  <tabstop>producto18</tabstop>
  <tabstop>idProducto18</tabstop>
  <tabstop>cantidad18</tabstop>
  <tabstop>unidad18</tabstop>
  <tabstop>observaciones18</tabstop>
  <tabstop>boxFamilia19</tabstop>
  <tabstop>producto19</tabstop>
  <tabstop>idProducto19</tabstop>
  <tabstop>cantidad19</tabstop>
  <tabstop>unidad19</tabstop>
  <tabstop>observaciones19</tabstop>
  <tabstop>boxFamilia20</tabstop>
  <tabstop>producto20</tabstop>
  <tabstop>idProducto20</tabstop>
  <tabstop>cantidad20</tabstop>
  <tabstop>unidad20</tabstop>
  <tabstop>observaciones20</tabstop>
  <tabstop>btnGuardarCambios</tabstop>
  <tabstop>btnCancelar</tabstop>
 </tabstops>
 <resources/>
 <connections/>
</ui>
